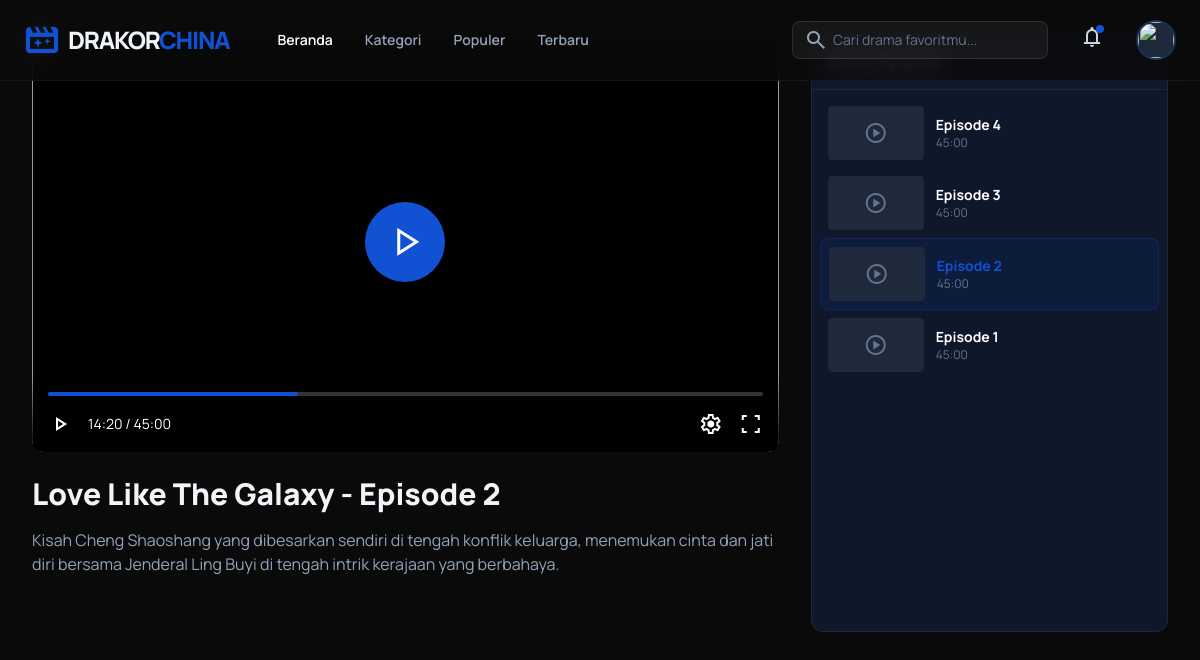
Screenshot of /watch.php?id=1&ep=2 with the database file from the repository.
### tables this page shows
CREATE TABLE dramas (
    id INT AUTO_INCREMENT PRIMARY KEY,
    title VARCHAR(255) NOT NULL,
    description TEXT,
    release_year INT,
    rating DECIMAL(3,1),
    poster_url VARCHAR(500),
    banner_url VARCHAR(500),
    status VARCHAR(50),
    total_episodes INT,
    age_rating VARCHAR(10),
    is_trending BOOLEAN DEFAULT FALSE,
    created_at TIMESTAMP DEFAULT CURRENT_TIMESTAMP
);

CREATE TABLE episodes (
    id INT AUTO_INCREMENT PRIMARY KEY,
    drama_id INT,
    episode_number INT,
    title VARCHAR(255),
    video_url VARCHAR(500),
    thumbnail_url VARCHAR(500),
    duration VARCHAR(50),
    FOREIGN KEY (drama_id) REFERENCES dramas(id) ON DELETE CASCADE
);

### config/db.php (called while the page is built, shortened)
<?php
function e($string) {
    return htmlspecialchars($string, ENT_QUOTES, 'UTF-8');
}
?>

### watch.php (the view, shortened to what this page needs)
<?php
require_once 'config/db.php';
$id = $_GET['id'] ?? 0;
$current_ep = $_GET['ep'] ?? 1;
$stmt = $pdo->prepare("SELECT * FROM dramas WHERE id = ?");
$stmt->execute([$id]);
$drama = $stmt->fetch();
$stmt = $pdo->prepare("SELECT * FROM episodes WHERE drama_id = ? ORDER BY episode_number DESC");
$stmt->execute([$id]);
$episodes = $stmt->fetchAll();
include 'includes/header.php';
?>
<div class="min-h-screen bg-background-dark flex flex-col">
    <main class="flex-1 w-full max-w-[1440px] mx-auto p-4 lg:p-8 pt-24">
        <div class="grid grid-cols-1 lg:grid-cols-12 gap-8">
            <div class="lg:col-span-8 xl:col-span-9 space-y-6">
                <div class="aspect-video bg-black rounded-xl overflow-hidden relative group">
                    <div class="absolute inset-0 flex items-center justify-center">
                        <div class="w-20 h-20 bg-primary rounded-full flex items-center justify-center shadow-2xl cursor-pointer">
                            <span class="material-symbols-outlined text-5xl fill-1 text-white">play_arrow</span>
                        </div>
                    </div>
                    <div class="absolute bottom-0 w-full p-4 bg-gradient-to-t from-black to-transparent">
                        <div class="h-1 bg-white/20 rounded-full mb-4">
                            <div class="h-full w-[35%] bg-primary rounded-full"></div>
                        </div>
                        <div class="flex items-center justify-between text-white">
                            <div class="flex items-center gap-4"><span class="material-symbols-outlined">play_arrow</span> <span class="text-sm">14:20 / 45:00</span></div>
                            <div class="flex items-center gap-4"><span class="material-symbols-outlined">settings</span> <span class="material-symbols-outlined">fullscreen</span></div>
                        </div>
                    </div>
                </div>
                <div class="space-y-4">
                    <h1 class="text-3xl font-extrabold"><?php echo e($drama['title']); ?> - Episode <?php echo e($current_ep); ?></h1>
                    <p class="text-slate-400"><?php echo e($drama['description']); ?></p>
                </div>
            </div>
            <aside class="lg:col-span-4 xl:col-span-3">
                <div class="bg-slate-900 border border-slate-800 rounded-xl h-[600px] flex flex-col">
                    <div class="p-4 border-b border-slate-800">
                        <h3 class="font-bold">Daftar Episode</h3>
                    </div>
                    <div class="flex-1 overflow-y-auto custom-scrollbar p-2">
                        <?php foreach ($episodes as $ep): ?>
                        <a href="watch.php?id=<?php echo e($id); ?>&ep=<?php echo e($ep['episode_number']); ?>" class="flex items-center gap-3 p-2 rounded-lg cursor-pointer <?php echo $ep['episode_number'] == $current_ep ? 'bg-primary/10 border border-primary/20' : 'hover:bg-slate-800'; ?>">
                            <div class="w-24 aspect-video bg-slate-800 rounded overflow-hidden flex items-center justify-center">
                                <span class="material-symbols-outlined text-slate-500">play_circle</span>
                            </div>
                            <div>
                                <p class="text-sm font-bold <?php echo $ep['episode_number'] == $current_ep ? 'text-primary' : 'text-white'; ?>">Episode <?php echo e($ep['episode_number']); ?></p>
                                <p class="text-xs text-slate-500"><?php echo e($ep['duration']); ?></p>
                            </div>
                        </a>
                        <?php endforeach; ?>
                    </div>
                </div>
            </aside>
        </div>
    </main>
</div>
<?php include 'includes/footer.php'; ?>

### rows the page displays
dramas: title "Love Like The Galaxy", description "Kisah Cheng Shaoshang yang dibesarkan sendiri di tengah konflik keluarga, menemukan cinta dan jati diri bersama Jenderal Ling Buyi di tengah intrik kerajaan yang berbahaya."
episodes: episode_number "4", duration "45:00"
episodes: episode_number "3", duration "45:00"
episodes: episode_number "2", duration "45:00"
episodes: episode_number "1", duration "45:00"

### other values shown
$current_ep "2"
